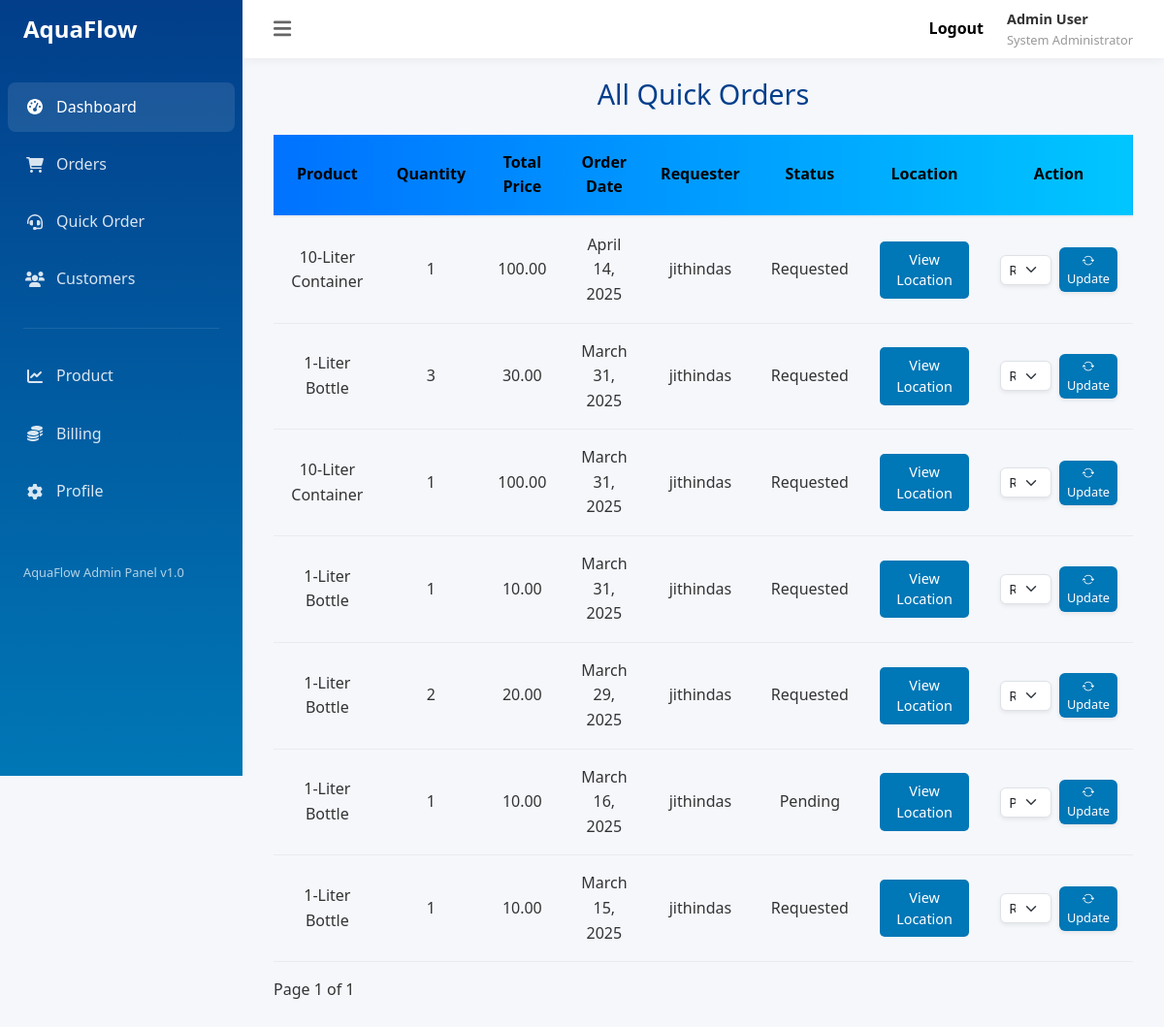
The app's page /admin_quick_order with its own data.
### app/models.py (models this page shows, shortened)
class Quick_Order(models.Model):
    STATUS_CHOICES = (
        ('Requested', 'Requested'),
        ('Pending', 'Pending'),
        ('Delivered', 'Delivered'),
        ('Cancelled', 'Cancelled'),
    )
    customer = models.ForeignKey(User, on_delete=models.CASCADE)
    product = models.ForeignKey(Product, on_delete=models.CASCADE)
    quantity = models.PositiveIntegerField()
    total_price = models.DecimalField(max_digits=10, decimal_places=2, blank=True, null=True)
    order_date = models.DateField()
    created_date = models.DateField(auto_now_add=True, null=True, blank=True)
    status = models.CharField(max_length=20, choices=STATUS_CHOICES, default='Requested')
    location_url = models.URLField(blank=True, null=True)
    is_paid = models.BooleanField(default=False)

class Product(models.Model):
    size = models.CharField(max_length=100)
    price = models.DecimalField(max_digits=10, decimal_places=2)
    description = models.TextField(null=True,blank=True)
    def __str__(self):
        return f"{self.size}"

### app/views.py (the view)
# urls.py: path('admin_quick_order', Admin_Quick_Order_View.as_view(),name='admin_quick_order'),
class Admin_Quick_Order_View(View):
    def get(self, request, *args, **kwargs):
        orders = Quick_Order.objects.all().order_by('-id')
        paginator = Paginator(orders, 10)
        page_number = request.GET.get('page')
        page_orders = paginator.get_page(page_number)
        return render(request, 'admin_quick_order.html', {'orders': page_orders})

### app/templates/admin_quick_order.html (shortened to what this page needs)
{% extends 'admin.html' %}
{% block content %}
<h1 class="page-title text-center">All Quick Orders</h1>
<table>
    <thead class="table_head">
        <tr>
            <th>Product</th>
            <th>Quantity</th>
            <th>Total Price</th>
            <th>Order Date</th>
            <th>Requester</th>
            <th>Status</th>
            <th>Location</th>
            <th>Action</th>
        </tr>
    </thead>
    <tbody>
        {% for i in orders %}
        <tr>
            <td>{{ i.product }}</td>
            <td>{{ i.quantity }}</td>
            <td>{{ i.total_price }}</td>
            <td>{{ i.order_date }}</td>
            <td>{{i.customer}}</td>
            <td>{{ i.status }}</td>
            <td>
                {% if i.location_url %}
                    <a href="{{ i.location_url }}" target="_blank" class="btn btn-primary">View Location</a>
                {% else %}
                    No location provided
                {% endif %}
            </td>
            <td>
                <form method="POST" action="{% url 'admin_quick_order_update' i.id %}" class="d-flex align-items-center gap-2">
                    <div class="form-group mb-0">
                        <select name="status" class="form-select form-select-sm rounded-2 shadow-sm" required>
                            {% for key, value in i.STATUS_CHOICES %}
                                <option value="{{ key }}" {% if i.status == key %}selected{% endif %}>
                                    {{ value }}
                                </option>
                            {% endfor %}
                        </select>
                    </div>
                    <button type="submit" class="btn btn-primary btn-sm rounded-2 shadow-sm">
                        <i class="bi bi-arrow-repeat"></i> Update
                    </button>
                </form>
            </td>
        </tr>
        {% empty %}
        <tr>
            <td colspan="6">No orders yet.</td>
        </tr>
        {% endfor %}
    </tbody>
</table>
<div class="pagination mt-3">
    <span>Page {{ orders.number }} of {{ orders.paginator.num_pages }}</span>
</div>
{% endblock %}

### app/templates/admin.html (style rules this page uses)
:root { --primary-color: #0077b6; --secondary-color: #90e0ef; --accent-color: #00b4d8; --light-color: #caf0f8; --dark-color: #023e8a; --success-color: #28a745; --warning-color: #ffc107; --danger-color: #dc3545; --gray-light: #f8f9fa; --gray-medium: #e9ecef; --gray-dark: #343a40; --sidebar-width: 250px; --header-height: 60px; }
* { margin: 0; padding: 0; box-sizing: border-box; font-family: 'Segoe UI', Tahoma, Geneva, Verdana, sans-serif; }
body { background-color: #f5f7fb; color: #333; line-height: 1.6; display: flex; min-height: 100vh; }
.page-title { font-size: 1.8rem; margin-bottom: 1.5rem; color: var(--dark-color); }
.btn { padding: 0.5rem 1rem; border-radius: 5px; font-weight: 500; cursor: pointer; transition: all 0.3s ease; border: none; font-size: 0.9rem; }
.btn-primary { background-color: var(--primary-color); color: white; }
.btn-sm { padding: 0.25rem 0.5rem; font-size: 0.8rem; }
table { width: 100%; border-collapse: collapse; }
th, td { padding: 1rem; text-align: left; }
thead { background-color: var(--gray-light); }
th { font-weight: 600; color: #666; border-bottom: 2px solid var(--gray-medium); }
td { border-bottom: 1px solid var(--gray-medium); }

### app/templates/admin_quick_order.html (style rules this page uses)
.table_head { background: linear-gradient(to left, #00c6ff, #0072ff); }
thead th { color: black; text-align: center; }
tbody td { text-align: center; }

### records on screen
Quick_Order: product "10-Liter Container", quantity "1", total_price "100.00", order_date "April 14, 2025", customer "jithindas", status "Requested"
Quick_Order: product "1-Liter Bottle", quantity "3", total_price "30.00", order_date "March 31, 2025", customer "jithindas", status "Requested"
Quick_Order: product "10-Liter Container", quantity "1", total_price "100.00", order_date "March 31, 2025", customer "jithindas", status "Requested"
Quick_Order: product "1-Liter Bottle", quantity "1", total_price "10.00", order_date "March 31, 2025", customer "jithindas", status "Requested"
Quick_Order: product "1-Liter Bottle", quantity "2", total_price "20.00", order_date "March 29, 2025", customer "jithindas", status "Requested"
Quick_Order: product "1-Liter Bottle", quantity "1", total_price "10.00", order_date "March 16, 2025", customer "jithindas", status "Pending"
Quick_Order: product "1-Liter Bottle", quantity "1", total_price "10.00", order_date "March 15, 2025", customer "jithindas", status "Requested"

### other values on screen
{{ orders.number }} "1"
{{ orders.paginator.num_pages }} "1"
